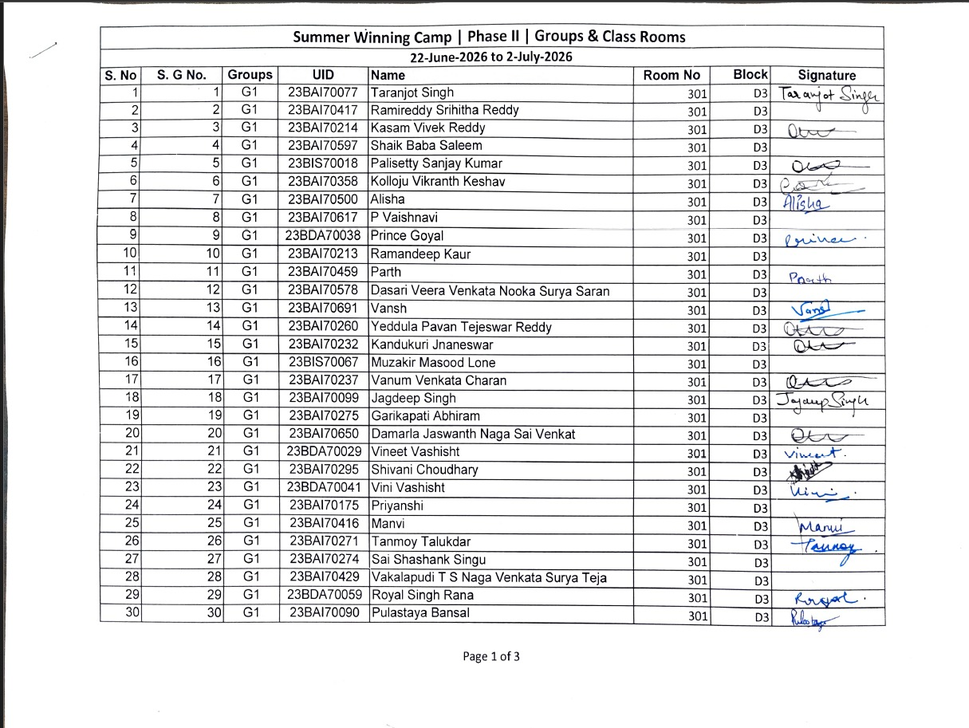
#> input picture attendance_ai/input/images/image.png, 969 x 728 px, shrunk from 1215 x 913 before the run
$ python -i enhancer.py   (imports and definitions only)
#> lines starting #> are read from the running program, lines starting #| are printed output that depends on the picture
#> further down, picture is the input picture: shape (728, 969, 3); mean B, G, R 231.8, 231.4, 231.3
import cv2
import numpy as np
from loguru import logger

class ImageEnhancer:
    """
    Handles image preprocessing: deskew, noise removal, contrast enhancement, and sharpening.
    """

    @staticmethod
    def enhance_for_table_detection(image: np.ndarray) -> np.ndarray:
        gray = cv2.cvtColor(image, cv2.COLOR_BGR2GRAY) if len(image.shape) == 3 else image

        clahe = cv2.createCLAHE(clipLimit=2.0, tileGridSize=(8, 8))
        enhanced = clahe.apply(gray)

        thresh = cv2.adaptiveThreshold(enhanced, 255, cv2.ADAPTIVE_THRESH_GAUSSIAN_C, cv2.THRESH_BINARY_INV, 11, 2)
        return thresh

    @staticmethod
    def deskew(image: np.ndarray) -> np.ndarray:
        gray = cv2.cvtColor(image, cv2.COLOR_BGR2GRAY) if len(image.shape) == 3 else image
        gray = cv2.bitwise_not(gray)
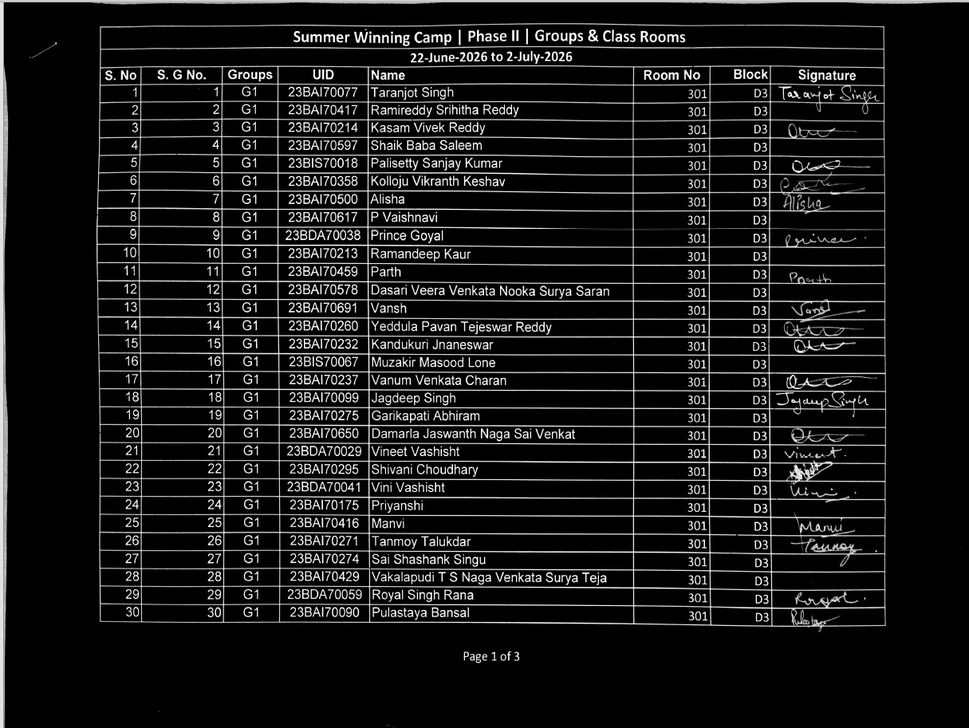
#> gray: shape (728, 969); min 0, max 255, mean 23.6

        thresh = cv2.threshold(gray, 0, 255, cv2.THRESH_BINARY | cv2.THRESH_OTSU)[1]
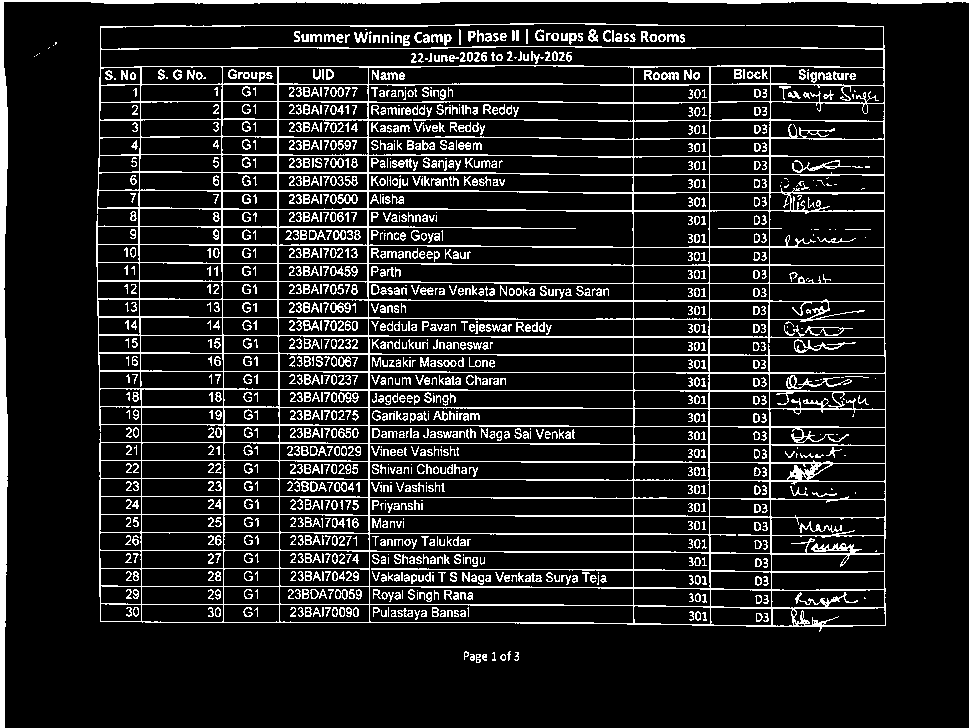
#> thresh: shape (728, 969); 12.9% white in thin lines or dots

        coords = np.column_stack(np.where(thresh > 0))
#> coords = 91156 pairs, first value 0 to 727, second value 0 to 968
        if len(coords) == 0:
            return image

        angle = cv2.minAreaRect(coords)[-1]
#> angle = -90

        # Handle OpenCV minAreaRect angle conventions properly
        # We only want to deskew small angles (deviation from horizontal/vertical)
        if angle > 45:
            angle = angle - 90
        elif angle < -45:
            angle = angle + 90
#> angle = 0

        # The angle is now in [-45, 45]. minAreaRect returns the angle of the rectangle.
        # We just negate it to counter-rotate.
        angle = -angle

        if abs(angle) < 0.5:
            return image

        logger.debug(f"Deskewing image by {angle:.2f} degrees")

        (h, w) = image.shape[:2]
        center = (w // 2, h // 2)
        M = cv2.getRotationMatrix2D(center, angle, 1.0)

        rotated = cv2.warpAffine(image, M, (w, h), flags=cv2.INTER_CUBIC, borderMode=cv2.BORDER_CONSTANT, borderValue=(255, 255, 255))
        return rotated

>>> import cv2
>>> picture = cv2.imread('../../input/images/image.png')
>>> result = ImageEnhancer().deskew(picture)
